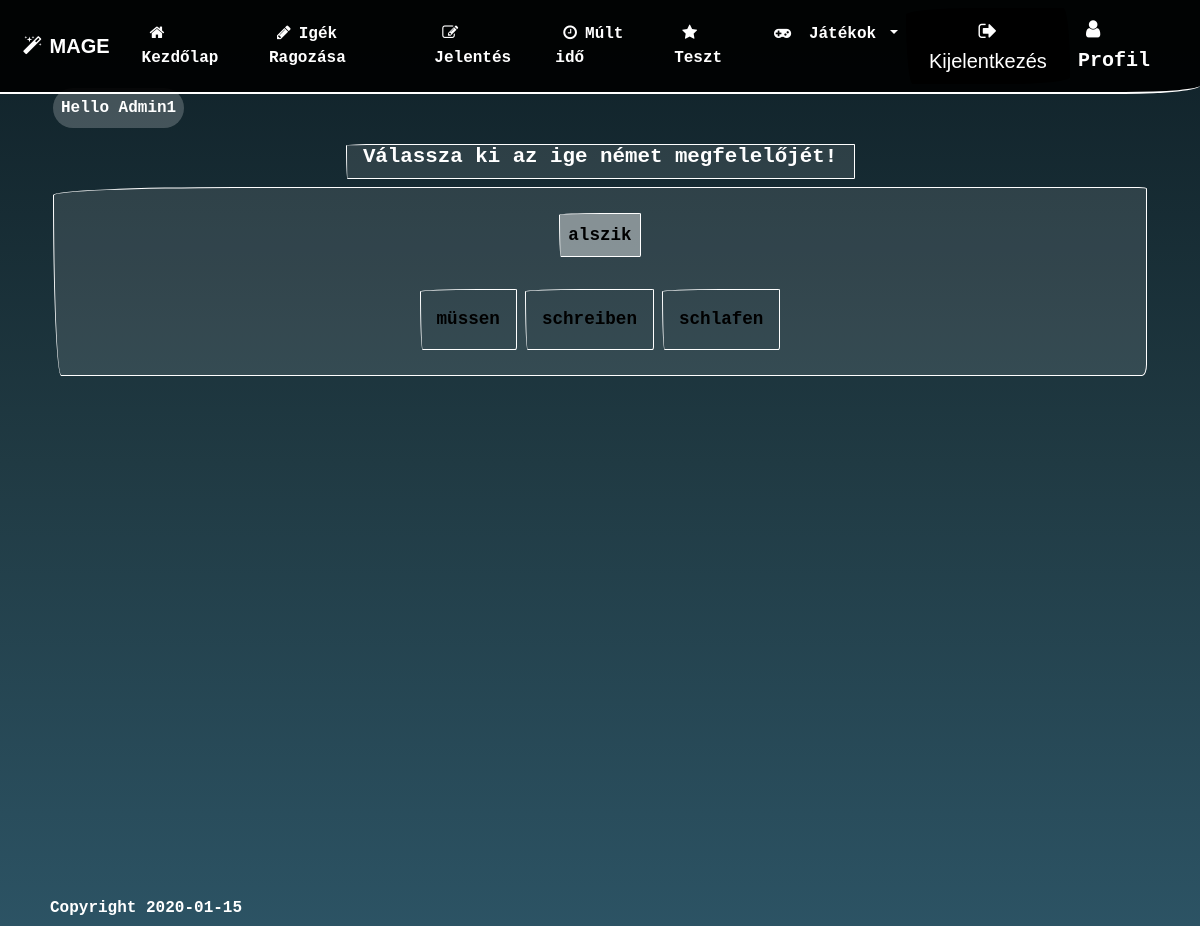
The page /pages/gameMeaning.php (signed in) on the database its author committed.
### tables this page shows
CREATE TABLE `allverbs` (
  `verb_id` int(11) NOT NULL,
  `infinitive` varchar(256) NOT NULL,
  `ich` varchar(256) NOT NULL,
  `du` varchar(256) NOT NULL,
  `ese` varchar(256) NOT NULL,
  `wir` varchar(256) NOT NULL,
  `ihr` varchar(256) NOT NULL,
  `sie` varchar(256) NOT NULL,
  `prateritum` varchar(256) NOT NULL,
  `auxiliary` varchar(256) NOT NULL,
  `perfekt` varchar(256) NOT NULL,
  `hun` varchar(256) NOT NULL,
  `modalverb` tinyint(1) DEFAULT NULL,
  `reflexive` tinyint(1) DEFAULT NULL,
  `simple` tinyint(1) DEFAULT NULL
);

### includes/games.inc.php (called while the page is built, shortened)
<?php
$verb = new Verb();
    function Meaning(){
        global $verb;
        $verb->Game2();
    }

### classes/Database.class.php (called while the page is built, shortened)
<?php
class Database extends Tools{
    protected $conn;
    private function OpenConnection(){
        $this->serverName = "localhost";
        $this->userName = "root";
        $this->password = "";
        $this->dbName = "mydatabase";
        $this->charset = "utf8";
        $this->conn = new mysqli($this->serverName, $this->userName, $this->password, $this->dbName);
        $this->conn->set_charset($this->charset);
    }
public function DbLength(){
    $sql = "SELECT COUNT(`verb_id`) FROM `allverbs`;";
    if ($result = $this->conn->query($sql)) {
        if ($result->num_rows) {
            $lenght = $result->fetch_all(MYSQLI_NUM);
                return $lenght[0][0];
        }else{
            echo 'A lekérdezés nem hozott eredményt!';
        }
    }else{
        echo 'Probléma a lekérdezéssel!';
    }
}
public function Query($sql){
            if ($result = $this->conn->query($sql)) {
                if ($result->num_rows) {
                while ($row = $result->fetch_all(MYSQLI_NUM)) {
                    return $row;
                 }
                }else{
                    return 0;
                }
            }else{
                return 0;
            }
    }
}
?>

### classes/Tools.class.php (called while the page is built, shortened)
<?php
class Tools{
    public static function RandomNumbers($inputLength, $returnLength){
       $myarray = array();
       $max = $inputLength;
       $szam = rand(1,$max);
       array_push($myarray, $szam);
       $megy = true;
       while ($megy) {
           $szam1 = rand(1, $max);
           $szamol = 0;
          for($j = 0; $j<count($myarray); $j++){
              if ($szam1 == $myarray[$j]) {
                  $szamol++;
              }
          }
          if ($szamol == 0) {
              array_push($myarray, $szam1);
          }else{
              $megy = true;
          }
          if (count($myarray) == $returnLength) {
              $megy = false;
              break;
          }
       }
       return $myarray;
  }
}

### classes/Verb.class.php (the view, shortened to what this page needs)
<?php
class Verb extends Database{
    public function Game2(){
    $dbLength = $this->DbLength();
    $ranNums = Tools::RandomNumbers($dbLength, 3);
    $verbs = array();
    for ($i = 0; $i < count($ranNums); $i++) {
         $sql = "SELECT `hun`, `infinitive` FROM `allverbs` WHERE `verb_id` = '".$ranNums[$i]."';";
         array_push($verbs, $this->Query($sql)[0]);
    }
    echo '<div class="row mx-2">
            <div class="col-md"></div>
               <div class="col-md-6 mx-2 myCenter"><div class="myFont" id="randomVerb">'.$verbs[0][0].'</div></div>
            <div class="col-md"></div>
          </div>';
        $ranNum2 = Tools::RandomNumbers(count($verbs), 3);
        echo '<div class="row mx-2"><div class="col-md"></div><div class="col-md-6 mx-4 d-md-flex" style="justify-content: center;">';
        for ($i = 0; $i < count($ranNum2); $i++) {
           echo '<div class="myCenter"><div class=" myFont meaning mx-1" data-value="'.$verbs[$ranNum2[$i]-1][0].'">'.$verbs[$ranNum2[$i]-1][1].'</div></div>';
       }
       echo '</div><div class="col-md"></div></div>';
    }
}
?>

### css/style.css (style rules this page uses)
html { height: 100%; }
body { height: 100%; margin: 0; background-size: cover; background-position: center; background-repeat: no-repeat; background-attachment: fixed; background: #0F2027; background: -webkit-linear-gradient(to top, #2C5364, #203A43, #0F2027); background: linear-gradient(to top, #2C5364, #203A43, #0F2027) fixed; color: white; font-weight: bold; }
* { font-family: "Lucida Console", Monaco, monospace }
.myCenter { display: flex; justify-content: center; }

### css/gameMeaning.css (style rules this page uses)
#randomVerb { border-radius: 4rem; text-align: center; display: inline-block; margin-bottom: 2rem; padding: 0.5rem; border: 3px solid rgba(0, 0, 0, 1); color:black; border: 1px solid white; border-radius: 555px 25px 15px 25px/25px 5px 35px 555px; background-color: rgba(255,255,255,0.41); }
.meaning { border: 1px solid white; border-radius: 555px 25px 15px 25px/25px 5px 35px 555px; text-align: center; display: inline-block; margin-right: 2rem; padding: 1rem; color: black; }
.myFont { font-weight: bold; font-size: 110%; }

### rows shown on the page
allverbs: hun "alszik", infinitive "schlafen"
allverbs: infinitive "müssen"
allverbs: infinitive "schreiben"

### other values the page prints
$_SESSION['u_firstname'] "Admin1"
